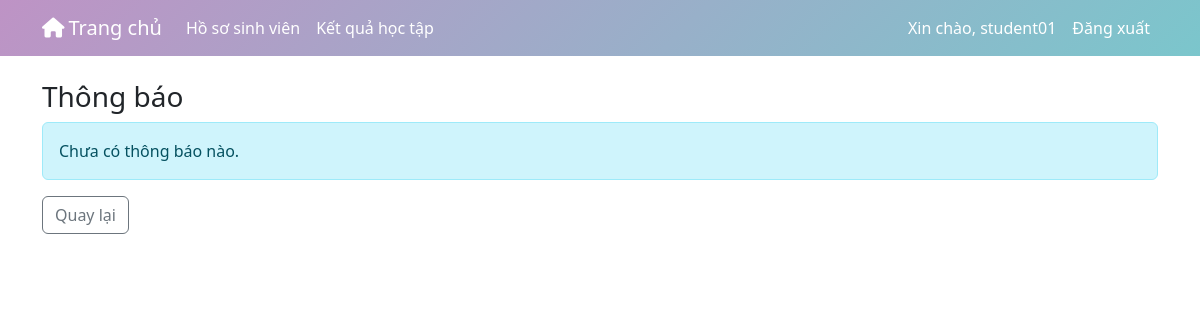
The page /views/notifications_list.php (signed in) on the database as committed earlier.
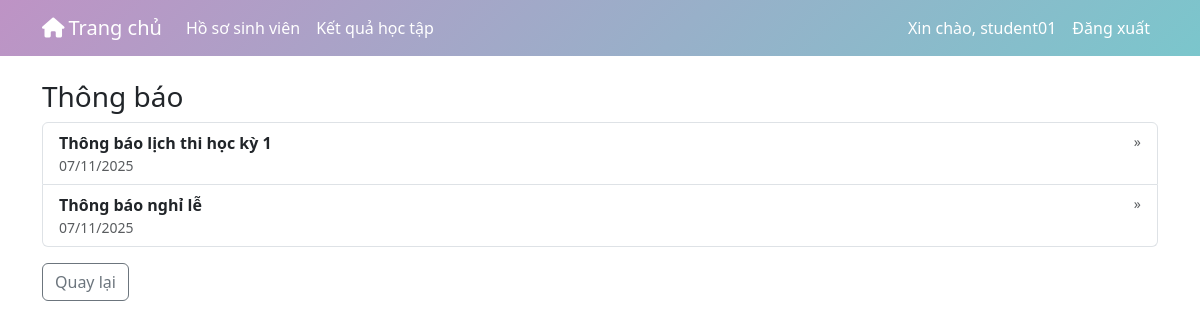
The same page on the database as committed later.
### tables this page shows
CREATE TABLE `static_pages` (
  `id` int(11) NOT NULL AUTO_INCREMENT,
  `type` enum('notification','document','news') NOT NULL,
  `title` varchar(255) NOT NULL,
  `content` text DEFAULT NULL,
  `published` tinyint(1) NOT NULL DEFAULT 0,
  `image_path` varchar(255) DEFAULT NULL,
  `file_path` varchar(255) DEFAULT NULL,
  `created_at` timestamp NOT NULL DEFAULT current_timestamp(),
  `updated_at` timestamp NOT NULL DEFAULT current_timestamp() ON UPDATE current_timestamp(),
  PRIMARY KEY (`id`)
);

### functions/auth.php (called while the page is built, shortened)
<?php
function getCurrentUser()
{
    if (isset($_SESSION['user_id']) && isset($_SESSION['username'])) {
        return [
            'id' => $_SESSION['user_id'],
            'username' => $_SESSION['username'],
            'role' => $_SESSION['role'] ?? null
        ];
    }
    return null;
}
?>

### functions/permissions.php (called while the page is built, shortened)
<?php
require_once __DIR__ . '/auth.php';
function isStudent()
{
    $u = getCurrentUser();
    return $u && isset($u['role']) && $u['role'] === 'student';
}
?>

### functions/static_functions.php (called while the page is built, shortened)
<?php
require_once __DIR__ . '/db_connection.php';
function getStaticsByType($type)
{
    global $conn;
    try {
        $sql = "SELECT * FROM static_pages WHERE type = :type ORDER BY created_at DESC";
        $stmt = $conn->prepare($sql);
        $stmt->execute([':type' => $type]);
        return $stmt->fetchAll(PDO::FETCH_ASSOC);
    } catch (PDOException $e) {
        error_log('static_functions::getStaticsByType error: ' . $e->getMessage());
        return [];
    }
}
?>

### views/notifications_list.php (the view, shortened to what this page needs)
<?php
require_once __DIR__ . '/../functions/static_functions.php';
require_once __DIR__ . '/../functions/permissions.php';
$all = getStaticsByType('notification');
$items = array_values(array_filter($all, function($r){ return !empty($r['published']); }));
?>
<!doctype html>
<html lang="vi">
<head>
    <link href="https://cdn.jsdelivr.net/npm/bootstrap@5.3.3/dist/css/bootstrap.min.css" rel="stylesheet">
    <link href="https://cdnjs.cloudflare.com/ajax/libs/font-awesome/6.4.0/css/all.min.css" rel="stylesheet">
</head>
<body>
    <?php include __DIR__ . '/user_menu.php'; ?>
    <div class="container my-4">
        <h3>Thông báo</h3>
        <?php if (empty($items)): ?>
            <div class="alert alert-info">Chưa có thông báo nào.</div>
        <?php else: ?>
            <div class="list-group">
                <?php foreach($items as $it): ?>
                    <a class="list-group-item list-group-item-action d-flex justify-content-between align-items-start" href="static_view.php?type=notification&id=<?php echo $it['id']; ?>">
                        <div>
                            <div class="fw-bold"><?php echo htmlspecialchars($it['title']); ?></div>
                            <div class="text-muted small"><?php echo htmlspecialchars(date('d/m/Y', strtotime($it['created_at'] ?? 'now'))); ?></div>
                        </div>
                        <div class="text-muted small">&nbsp;&raquo;</div>
                    </a>
                <?php endforeach; ?>
            </div>
        <?php endif; ?>
        <div class="mt-3"><a href="home.php" class="btn btn-outline-secondary">Quay lại</a></div>
    </div>
</body>
</html>

### views/user_menu.php (shortened to what this page needs)
<?php
require_once __DIR__ . '/../functions/permissions.php';
$currentUser = getCurrentUser();
?>
<nav class="navbar navbar-expand-lg" style="background: linear-gradient(135deg, #be93c5, #7bc6cc);">
    <div class="container">
        <a class="navbar-brand text-white" href="/BTL_17-09/views/home.php">
            <i class="fa fa-home me-1"></i>Trang chủ
        </a>
        <div class="collapse navbar-collapse" id="mainNav">
            <ul class="navbar-nav me-auto">
                <?php if (isStudent()): ?>
                    <li class="nav-item"><a class="nav-link text-white" href="/BTL_17-09/views/profile.php">Hồ sơ sinh
                            viên</a></li>
                    <li class="nav-item"><a class="nav-link text-white" href="/BTL_17-09/views/student_grades.php">Kết quả
                            học tập</a></li>
                <?php endif; ?>
            </ul>
            <ul class="navbar-nav ms-auto">
                <?php if ($currentUser): ?>
                    <li class="nav-item"><a class="nav-link text-white" href="#">Xin chào,
                            <?php echo htmlspecialchars($currentUser['username']); ?></a></li>
                    <li class="nav-item"><a class="nav-link text-white" href="/BTL_17-09/handle/logout_process.php">Đăng
                            xuất</a></li>
                <?php else: ?>
                    <li class="nav-item"><a class="nav-link text-white" href="/BTL_17-09/index.php">Đăng nhập</a></li>
                <?php endif; ?>
            </ul>
        </div>
    </div>
</nav>

Rows that differ between the two databases and show on the page:
added static_pages: title "Thông báo lịch thi học kỳ 1", created_at "07/11/2025"
added static_pages: title "Thông báo nghỉ lễ", created_at "07/11/2025"
Other text that changed with them:
text no longer shown: "Chưa có thông báo nào."
